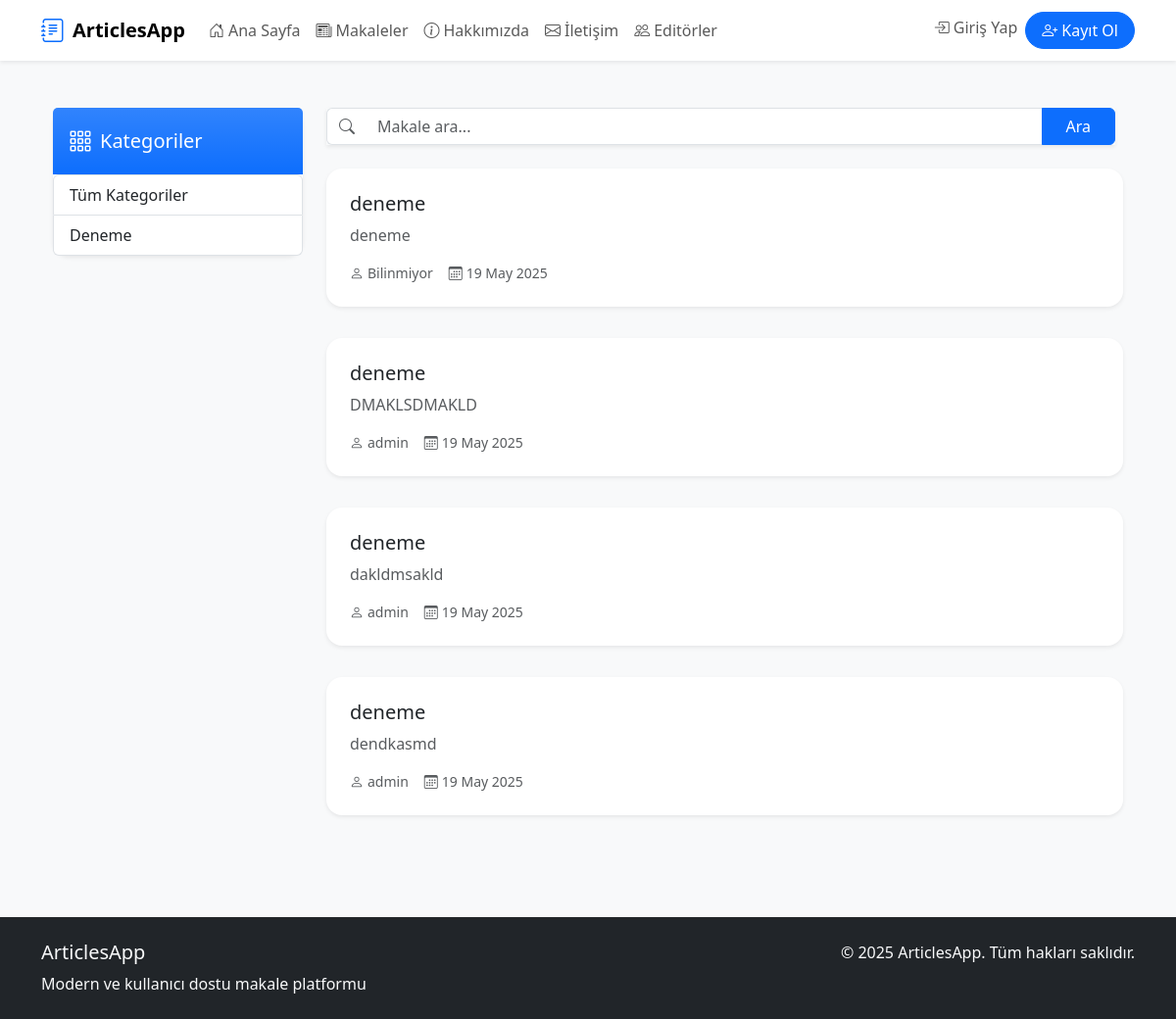
Page /makale/ on the earlier database version.
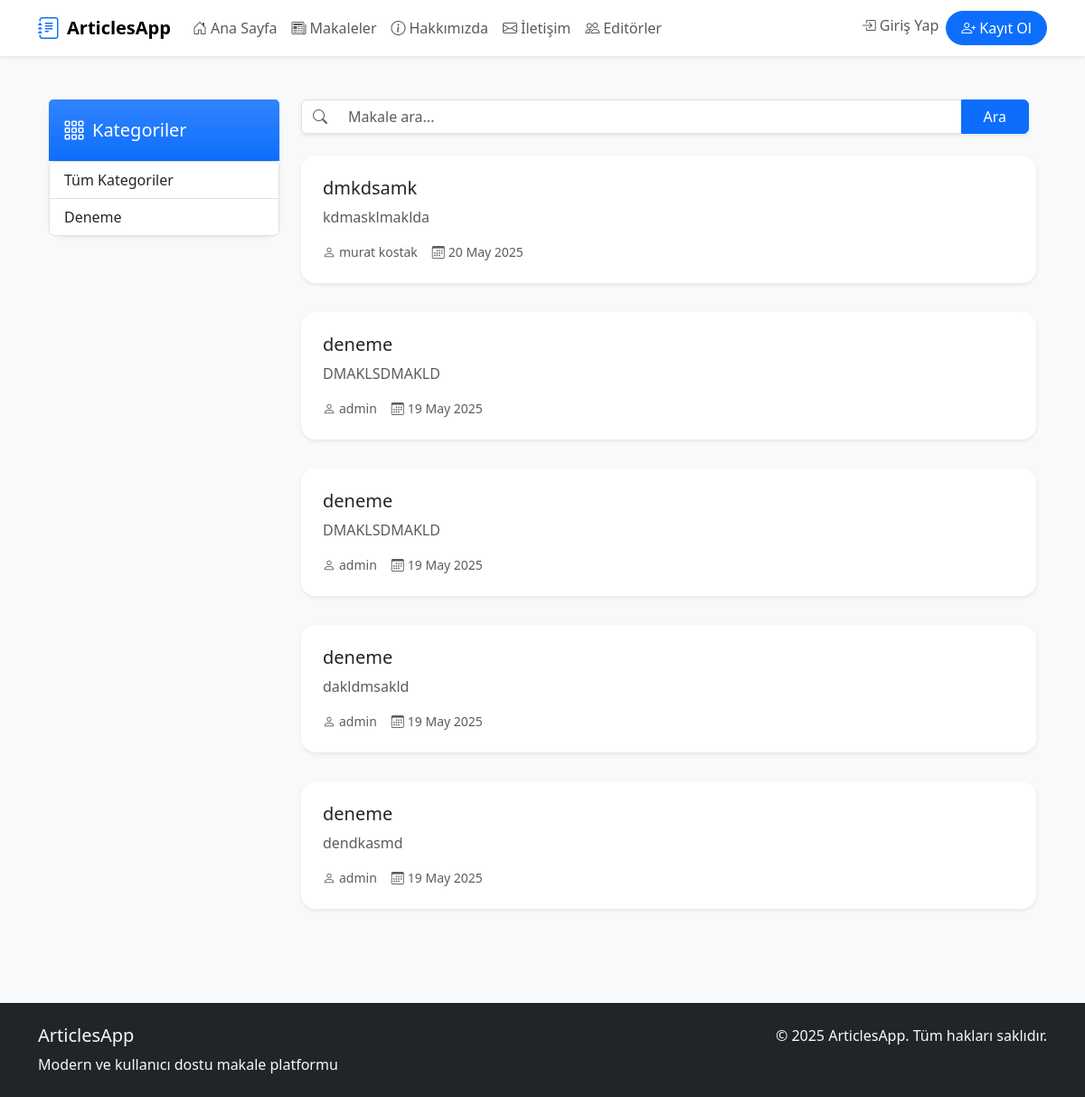
Same page on the later database version.
### articles/models.py (models this page shows, shortened)
class Category(models.Model):
    name = models.CharField(max_length=50)
    slug = models.SlugField(null=False, default="", unique=True, db_index=True)

class Article(models.Model):
    title = models.CharField(max_length=200)
    description = models.TextField()
    file = models.FileField(
        upload_to=article_file_upload_to,
        validators=[validate_pdf],  # ✅ Buraya eklendi
        null=True,
        blank=True
    )
    date = models.DateField(auto_now=True)
    isActive = models.BooleanField(default=False)
    isHome = models.BooleanField(default=False)
    slug = models.SlugField(null=False, blank=True, unique=True)
    categories = models.ManyToManyField("Category")
    author = models.ForeignKey(User, on_delete=models.CASCADE, null=True, blank=True)
    admin_note = models.TextField(blank=True, null=True)
    created_at = models.DateTimeField(default=timezone.now)
    updated_at = models.DateTimeField(auto_now=True)
    class Meta:
        ordering = ['-updated_at']

### articles/views.py (the view)
# urls.py: path('',views.index, name='index'),
def index(request):
    query = request.GET.get("q", "").strip()
    if query != "":
        makaleler = Article.objects.filter(
            Q(isActive=True, isHome=True),
            Q(title__icontains=query) |
            Q(description__icontains=query) |
            Q(author__first_name__icontains=query) |
            Q(author__last_name__icontains=query)
        )
    else:
        makaleler = Article.objects.filter(isActive=True, isHome=True)
    kategoriler = Category.objects.all()
    return render(request, 'articles/index.html', {
        'categories': kategoriler,
        'articles': makaleler,
        'query': query
    })

### articles/templates/articles/index.html (shortened to what this page needs)
{% extends 'layout.html' %}
{% load static %}
{% block css_file %}
<link rel="stylesheet" href="{% static 'articles/css/style.css' %}">
{% endblock %}
{% block content %}
<div class="container py-4">
    <div class="row g-4">
        <div class="col-lg-3">
            <div class="card border-0 shadow-sm rounded-4">
                <div class="card-header bg-gradient bg-primary text-white border-0 py-3">
                    <div class="d-flex align-items-center">
                        <i class="bi bi-grid-3x3-gap fs-4 me-2"></i>
                        <h5 class="card-title mb-0">Kategoriler</h5>
                    </div>
                </div>
                <div class="card-body p-0">
                    {% include 'articles/partials/_categories.html' %}
                </div>
            </div>
        </div>
        <div class="col-lg-9">
            <div class="d-flex justify-content-between align-items-center mb-4 flex-wrap gap-2">
                <form method="GET" class="flex-grow-1 me-2">
                    <div class="input-group shadow-sm">
                        <span class="input-group-text bg-white border-end-0">
                            <i class="bi bi-search text-muted"></i>
                        </span>
                        <input type="text" name="q" class="form-control border-start-0"
                               placeholder="Makale ara..." value="{{ request.GET.q }}">
                        <button class="btn btn-primary px-4" type="submit">Ara</button>
                    </div>
                </form>
            </div>
            <div class="d-flex flex-column gap-4">
                {% for article in articles %}
                <a href="{% url 'article_details' article.slug %}" class="text-decoration-none text-reset">
                <div class="card flex-row align-items-stretch border-0 shadow-sm rounded-4 article-list-card mb-2 w-100 h-100">
                    <div class="card-body d-flex flex-column justify-content-between p-4 w-100">
                        <div>
                            <h5 class="card-title mb-1">
                                {{ article.title }}
                            </h5>
                            <p class="card-text text-muted mb-2">{{ article.description|truncatewords:20 }}{% if article.description|length > 120 %}...{% endif %}</p>
                        </div>
                        <div class="d-flex flex-wrap align-items-center gap-3 mt-2 small text-muted">
                            <div class="d-flex align-items-center">
                                <i class="bi bi-person me-1"></i>
                                {% if article.author %}
                                    {{ article.author.get_full_name|default:article.author.username }}
                                {% else %}
                                    Bilinmiyor
                                {% endif %}
                            </div>
                            <div class="d-flex align-items-center">
                                <i class="bi bi-calendar3 me-1"></i>
                                {{ article.created_at|date:"d M Y" }}
                            </div>
                        </div>
                    </div>
                </div>
                </a>
                {% endfor %}
            </div>
        </div>
    </div>
</div>
{% endblock %}

### articles/templates/articles/partials/_categories.html
<div class="list-group">
    <a href="/makale" class="list-group-item list-group-item-action">Tüm Kategoriler</a>
    {% for category in categories %}
        <a href="{% url 'articles_by_category' category.slug %}"
           class="list-group-item list-group-item-action {% if seciliKategori == category.slug %}active{% endif %}">
            {{ category.name|title }}
        </a>
    {% endfor %}
</div>

Differences in the rows shown:
removed Article: title "deneme", description "deneme", shows "Bilinmiyor", created_at "19 May 2025"
now on this page (row edited): Article: title "dmkdsamk", description "kdmasklmaklda", author.get_full_name "murat kostak", created_at "20 May 2025"
now on this page (row edited): Article: title "deneme", description "DMAKLSDMAKLD", author.get_full_name "admin", created_at "19 May 2025"
